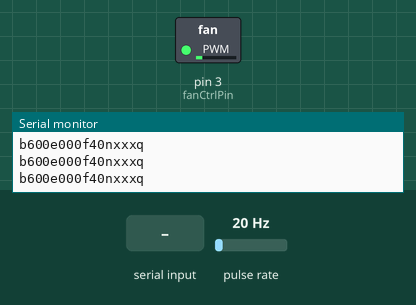
The sketch below on a simulated Arduino Uno, built with avr-gcc and run on an emulated ATmega328P. Shown: switched loads named in the sketch (green lamp = pin HIGH), the last lines printed to the serial monitor. Wiring (inferred from the names in the program): pulse sensor: data pin 2. The test bench sets the inputs (shaded band); at power-on: pulse rate 20 Hz.

Above: at 1.2 s.
1.3 s: "90,45\n" received over Serial
At 1.9 s:
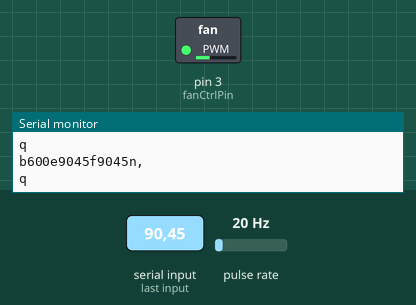
2.8 s: "200\n" received over Serial
At 4.0 s:
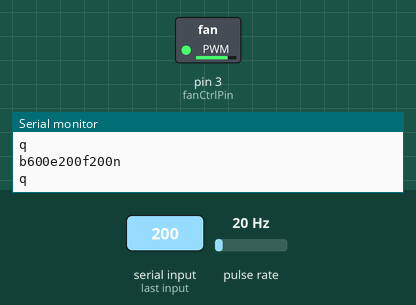
Timing chart, 0 to 5.8 s (numbered marks = the images above; inputs shaded):
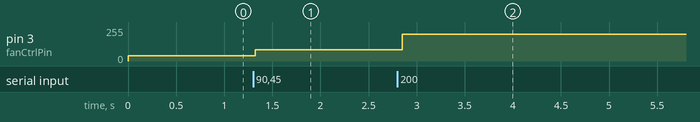

Measured:
- after the input at 1.3 s, pin 3 (fanCtrlPin): 40/255 → 85/255 at once
- after the input at 2.8 s, pin 3 (fanCtrlPin): 85/255 → 200/255 after 0.05 s

The sketch:

spincoaterflash002.ino
```cpp
// начало
//вторая версия прошивки, с попыткой создать протокол обмена
// глобальные переменные

int fanCtrlPin = 3; // выходы на драйвер вентилятора D3
int led = 9; //лампочка
int light=0;//яркость лампочки
int i=0;
int ii=0;
volatile float time = 0;
volatile float time_last = 0;
volatile int rpm_array[5] = {0,0,0,0,0};
char serialinp[15]="asdf";
String inString = "";    // string to hold input
String lastString = "000";    // string to backup input
String nondigitString = "";
String lastnondigitString = "xxx";    // string to backup input
byte index = 0; // Index into array; where to store the character
int freq = 40; //начальная частота
int val=0;//обьявление переменной для считывания

int sensorPin = 2; //тахометр
int sensorValue = 0; //обьявление переменной тахометра


//=====================================
void setup() {
//=====================================
  Serial.begin(9600);// включение монитора
// установка частоты PWM
   TCCR2B = (TCCR2B & 0xF8) | 0x01; // timer 2 (pins 11,3)
  pinMode(fanCtrlPin, OUTPUT); // назначаем контакт как выход
   //Digital Pin 2 Set As An Interrupt
 attachInterrupt(0, fan_interrupt, FALLING);
Serial.println("\n   Power On\n");
}


    //=====================================================


    //=====================================================
void loop() {
  i=0;

 analogWrite(fanCtrlPin, freq);

  int rpm = 0;

  while(1){

     if (Serial.available()) {


    while (Serial.available() > 0) {
    int inChar = Serial.read();
    if (isDigit(inChar)) {
      // convert the incoming byte to a char
      // and add it to the string:
      inString += (char)inChar;
    }
    else
    {
      nondigitString+= (char)inChar;
    }
        // if you get a newline, print the string,
    // then the string's value:

  }


    freq = inString.toInt();
    lastString=inString;
    lastnondigitString=nondigitString;
   inString = "";
   nondigitString = "";
    analogWrite(fanCtrlPin, freq);
  }
  delay(1);


Serial.print("b");


Serial.print(rpm);

Serial.print("e");
Serial.print(lastString);
Serial.print("f");
Serial.print(freq);
Serial.print("n");
Serial.print(lastnondigitString);

Serial.println("q");

ii=0;
while (ii<5)
{ii++;
  if(time > 0)
  {
    //5 Sample Moving Average To Smooth Out The Data
      rpm_array[0] = rpm_array[1];
      rpm_array[1] = rpm_array[2];
      rpm_array[2] = rpm_array[3];
      rpm_array[3] = rpm_array[4];
      rpm_array[4] = 60*(1000000/(time*2));
    //Last 5 Average RPM Counts Eqauls....
      rpm = (rpm_array[0] + rpm_array[1] + rpm_array[2] + rpm_array[3] + rpm_array[4]) / 5;
  }
  delay(20);
}
 }


}


//Capture The IR Break-Beam Interrupt
void fan_interrupt()
{
   time = (micros() - time_last);
   time_last = micros();
}
```
